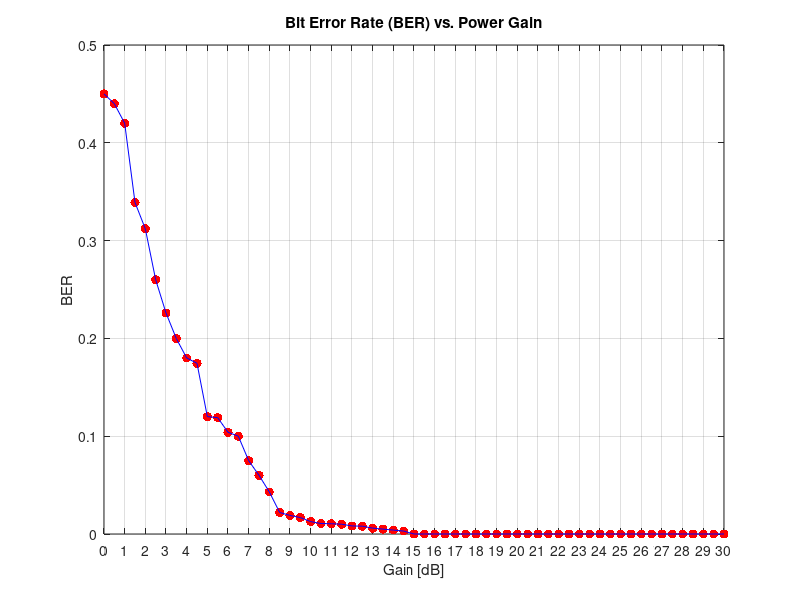
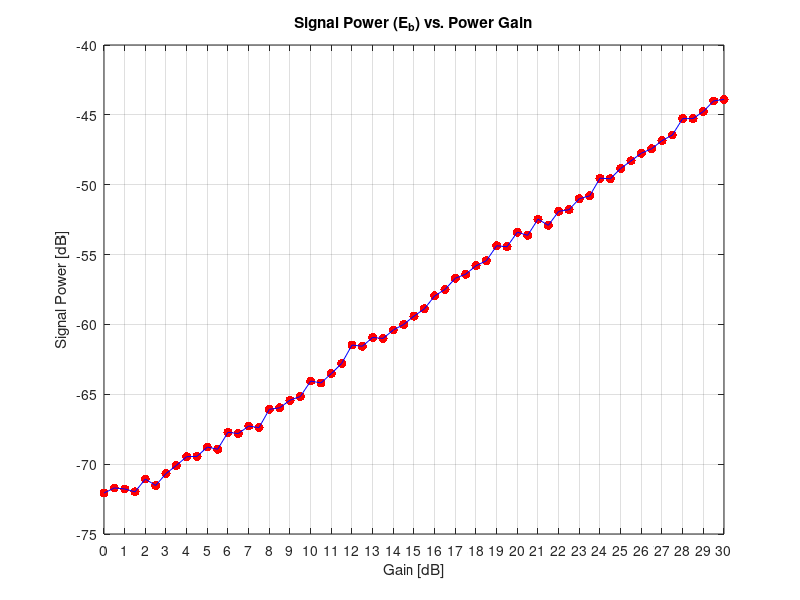
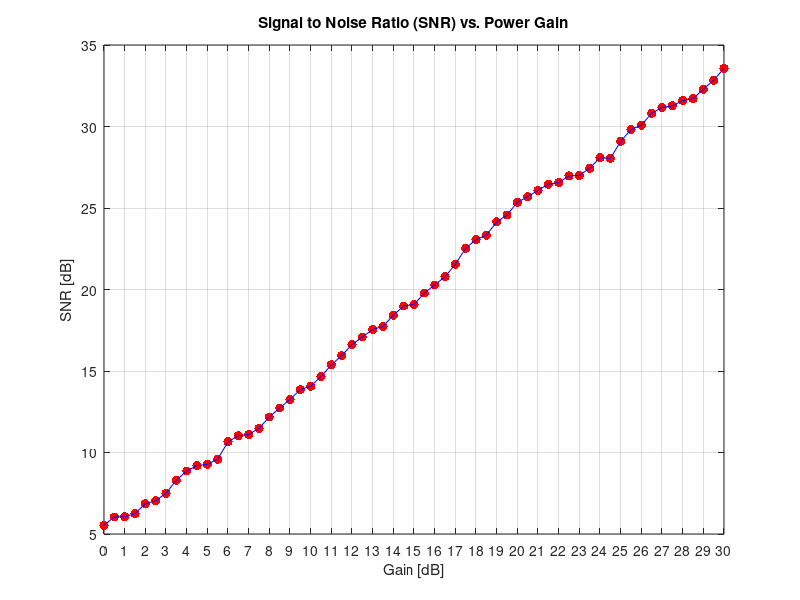

Write MATLAB code to recreate these figures, in order.
gain = [0 0.5 1 1.5 2 2.5 3 3.5 4 4.5 5 5.5 6 6.5 7 7.5 8 8.5 9 9.5 10 ...
    10.5 11 11.5 12 12.5 13 13.5 14 14.5 15 15.5 16 16.5 17 17.5 18 18.5 ...
    19 19.5 20 20.5 21 21.5 22 22.5 23 23.5 24 24.5 25 25.5 26 26.5 27 ...
    27.5 28 28.5 29 29.5 30];

BER = [0.45 0.44 0.42 0.339 0.312 0.26 0.226 0.1998 0.18 0.1745 0.12 0.119 ...
    0.104 0.1 0.075 0.06 0.043 0.022 0.019 0.0168 0.0127 0.0107 0.0105 0.01 ...
    0.00824 0.008 0.006 0.005 0.004 0.003 0 0 0 0 0 0 0 0 0 0 0 0 0 0 0 0 0 ...
    0 0 0 0 0 0 0 0 0 0 0 0 0 0];

signal = [-72.0677 -71.7061 -71.7739 -71.9835 -71.0636 -71.5321 -70.6766 ...
    -70.0933 -69.467 -69.4427 -68.7779 -68.931 -67.7207 -67.8106 -67.274 ...
    -67.3835 -66.0776 -65.9675 -65.421 -65.1566 -64.0555 -64.1868 -63.5194 ...
    -62.7902 -61.4751 -61.5603 -60.9304 -61.0031 -60.3985 -60.0006 -59.4043 ...
    -58.8867 -57.9581 -57.496 -56.696 -56.4042 -55.8003 -55.4433 -54.3702 ...
    -54.4388 -53.3977 -53.6244 -52.4636 -52.9068 -51.9064 -51.7875 -51.0031 ...
    -50.7992 -49.532 -49.5754 -48.8354 -48.2936 -47.7429 -47.4246 -46.8469 ...
    -46.4428 -45.2682 -45.2689 -44.7576 -44.002 -43.8988];

SNR = [5.54088 6.04797 6.05379 6.24863 6.85681 7.03544 7.50507 8.29417 ...
    8.86909 9.19446 9.27327 9.59353 10.6556 11.0269 11.1021 11.4868 12.1813 ...
    12.732 13.2572 13.858 14.069 14.6592 15.3762 15.9437 16.6281 17.0819 ...
    17.5491 17.7355 18.4294 18.9823 19.0829 19.7795 20.2793 20.7832 21.5461 ...
    22.5303 23.0559 23.3374 24.1475 24.573 25.3459 25.6927 26.0823 26.4589 ...
    26.5635 26.9706 26.9978 27.4395 28.0831 28.0442 29.0899 29.8161 30.0852 ...
    30.8138 31.1718 31.2674 31.594 31.7078 32.2878 32.8427 33.5655];

figure
plot(gain,BER,'.r','MarkerSize',20)
hold on
plot(gain,BER,'-b')
xlabel('Gain [dB]');
ylabel('BER');
set(gca,'xTick',[0 1 2 3 4 5 6 7 8 9 10 11 12 13 14 15 16 17 18 19 20 21 22 ...
    23 24 25 26 27 28 29 30]);
title('Bit Error Rate (BER) vs. Power Gain');
grid on

figure
plot(gain,signal,'.r','MarkerSize',20)
hold on
plot(gain,signal,'-b')
xlabel('Gain [dB]');
ylabel('Signal Power [dB]');
set(gca,'xTick',[0 1 2 3 4 5 6 7 8 9 10 11 12 13 14 15 16 17 18 19 20 21 22 ...
    23 24 25 26 27 28 29 30]);
title('Signal Power (E_b) vs. Power Gain');
grid on

figure
plot(gain,SNR,'.r','MarkerSize',20)
hold on
plot(gain,SNR,'-b')
xlabel('Gain [dB]');
ylabel('SNR [dB]');
set(gca,'xTick',[0 1 2 3 4 5 6 7 8 9 10 11 12 13 14 15 16 17 18 19 20 21 22 ...
    23 24 25 26 27 28 29 30]);
title('Signal to Noise Ratio (SNR) vs. Power Gain');
grid on
